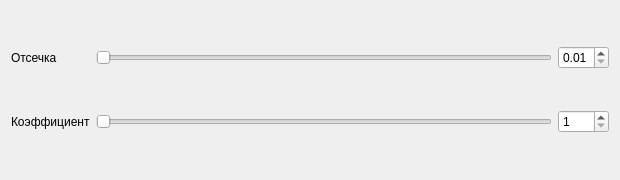
<?xml version="1.0" encoding="UTF-8"?>
<ui version="4.0">
 <class>Dialog</class>
 <widget class="QDialog" name="Dialog">
  <property name="geometry">
   <rect><x>0</x><y>0</y><width>620</width><height>180</height></rect>
  </property>
  <property name="windowTitle"><string>Настройки сигмоидной коррекции</string></property>
  <layout class="QGridLayout" name="main_layout">
   <item row="0" column="0"><widget class="QLabel" name="label_cutoff"><property name="text"><string>Отсечка</string></property></widget></item>
   <item row="0" column="1"><widget class="QSlider" name="slider_cutoff"><property name="minimum"><number>1</number></property><property name="maximum"><number>99</number></property><property name="orientation"><enum>Qt::Horizontal</enum></property></widget></item>
   <item row="0" column="2"><widget class="QDoubleSpinBox" name="spin_cutoff"><property name="minimum"><double>0.01</double></property><property name="maximum"><double>0.99</double></property><property name="singleStep"><double>0.01</double></property></widget></item>
   <item row="1" column="0"><widget class="QLabel" name="label_gain"><property name="text"><string>Коэффициент</string></property></widget></item>
   <item row="1" column="1"><widget class="QSlider" name="slider_gain"><property name="minimum"><number>1</number></property><property name="maximum"><number>30</number></property><property name="orientation"><enum>Qt::Horizontal</enum></property></widget></item>
   <item row="1" column="2"><widget class="QSpinBox" name="spin_gain"><property name="minimum"><number>1</number></property><property name="maximum"><number>30</number></property></widget></item>
  </layout>
 </widget>
 <resources/>
 <connections/>
</ui>
